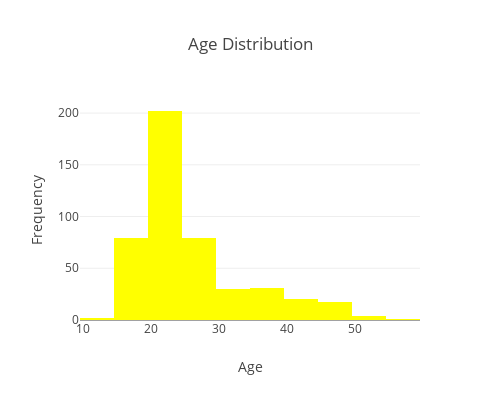
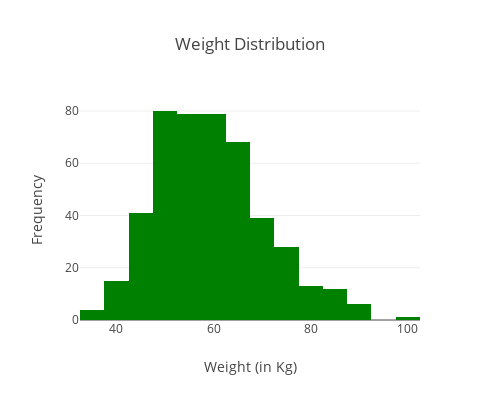

The notebook cell saved with these charts, in order:
### Code cell
import plotly.express as px

# Plot for Age
fig = px.histogram(df, x='Age', nbins=20, title='Age Distribution')
fig.update_layout(xaxis_title='Age',yaxis_title='Frequency',width=500,height=400)
fig.update_traces(marker_color='yellow') 
fig.show()

# Plot for Weight
fig = px.histogram(df, x='Weight (in Kg)', nbins=20, title='Weight Distribution')
fig.update_layout(xaxis_title='Weight (in Kg)', yaxis_title='Frequency', width=500,height=400 )
fig.update_traces(marker_color='green') 
fig.show()

### Figure 1 — Plotly figure (JSON) as saved in the notebook; plotly's stock layout.template omitted (floating-point values rounded to 4 significant figures; data arrays with more than 128 entries replaced by an {"elided": "..."} marker saying what was removed)
{"data": [{"alignmentgroup": "True", "bingroup": "x", "hovertemplate": "Age=%{x}<br>count=%{y}<extra></extra>", "legendgroup": "", "marker": {"color": "yellow", "pattern": {"shape": ""}}, "name": "", "nbinsx": 20, "offsetgroup": "", "orientation": "v", "showlegend": false, "type": "histogram", "x": {"elided": "465 int values"}, "xaxis": "x", "yaxis": "y"}], "layout": {"barmode": "relative", "height": 400, "legend": {"tracegroupgap": 0}, "title": {"text": "Age Distribution"}, "width": 500, "xaxis": {"anchor": "y", "domain": [0, 1], "title": {"text": "Age"}}, "yaxis": {"anchor": "x", "domain": [0, 1], "title": {"text": "Frequency"}}}}

### Figure 2 — Plotly figure (JSON) as saved in the notebook; plotly's stock layout.template omitted (floating-point values rounded to 4 significant figures; data arrays with more than 128 entries replaced by an {"elided": "..."} marker saying what was removed)
{"data": [{"alignmentgroup": "True", "bingroup": "x", "hovertemplate": "Weight (in Kg)=%{x}<br>count=%{y}<extra></extra>", "legendgroup": "", "marker": {"color": "green", "pattern": {"shape": ""}}, "name": "", "nbinsx": 20, "offsetgroup": "", "orientation": "v", "showlegend": false, "type": "histogram", "x": {"elided": "465 float values"}, "xaxis": "x", "yaxis": "y"}], "layout": {"barmode": "relative", "height": 400, "legend": {"tracegroupgap": 0}, "title": {"text": "Weight Distribution"}, "width": 500, "xaxis": {"anchor": "y", "domain": [0, 1], "title": {"text": "Weight (in Kg)"}}, "yaxis": {"anchor": "x", "domain": [0, 1], "title": {"text": "Frequency"}}}}
